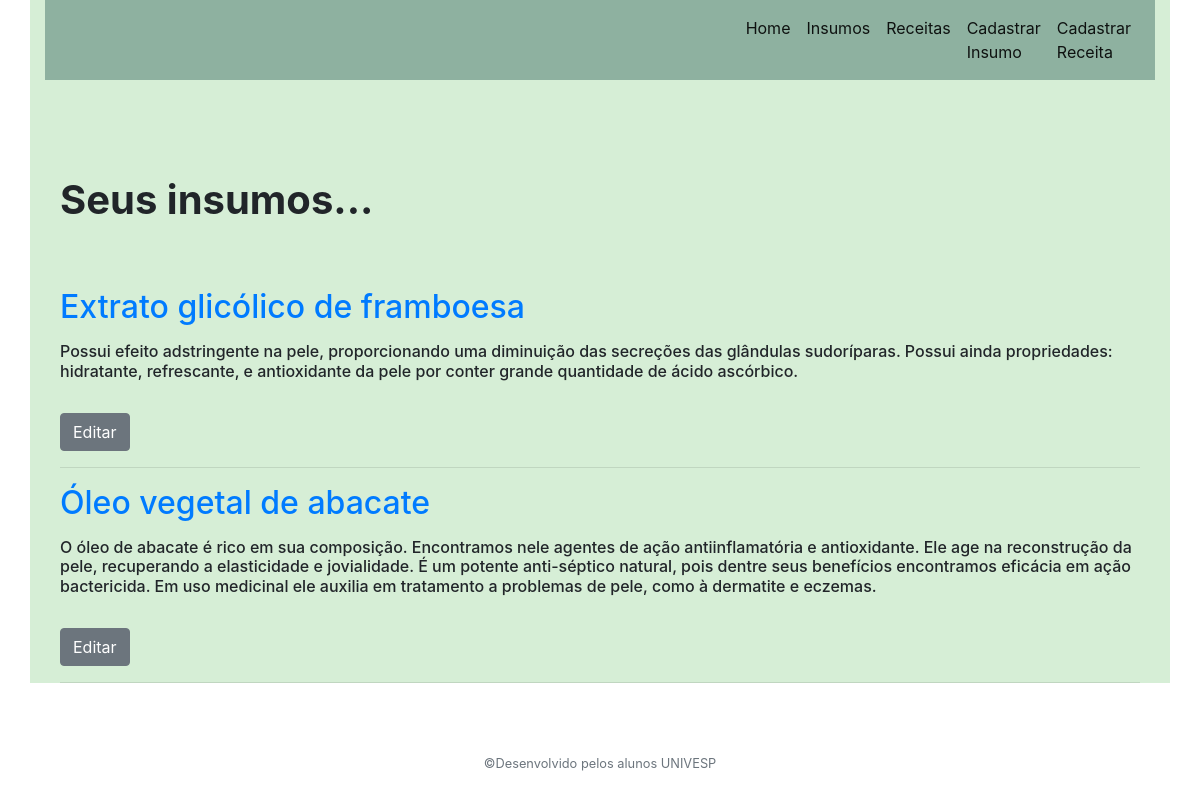
/cadastrados, run on an earlier commit of the app's database.
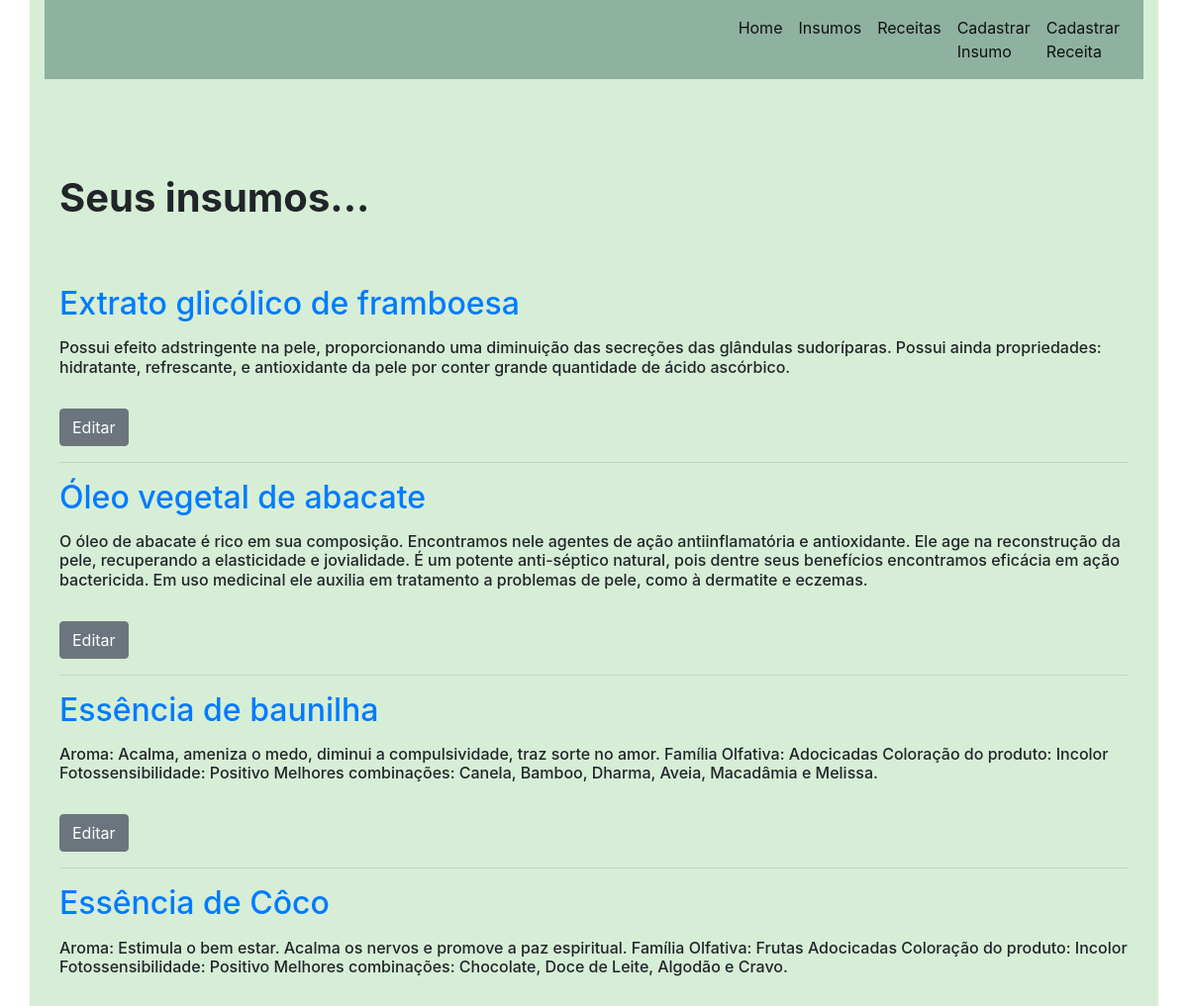
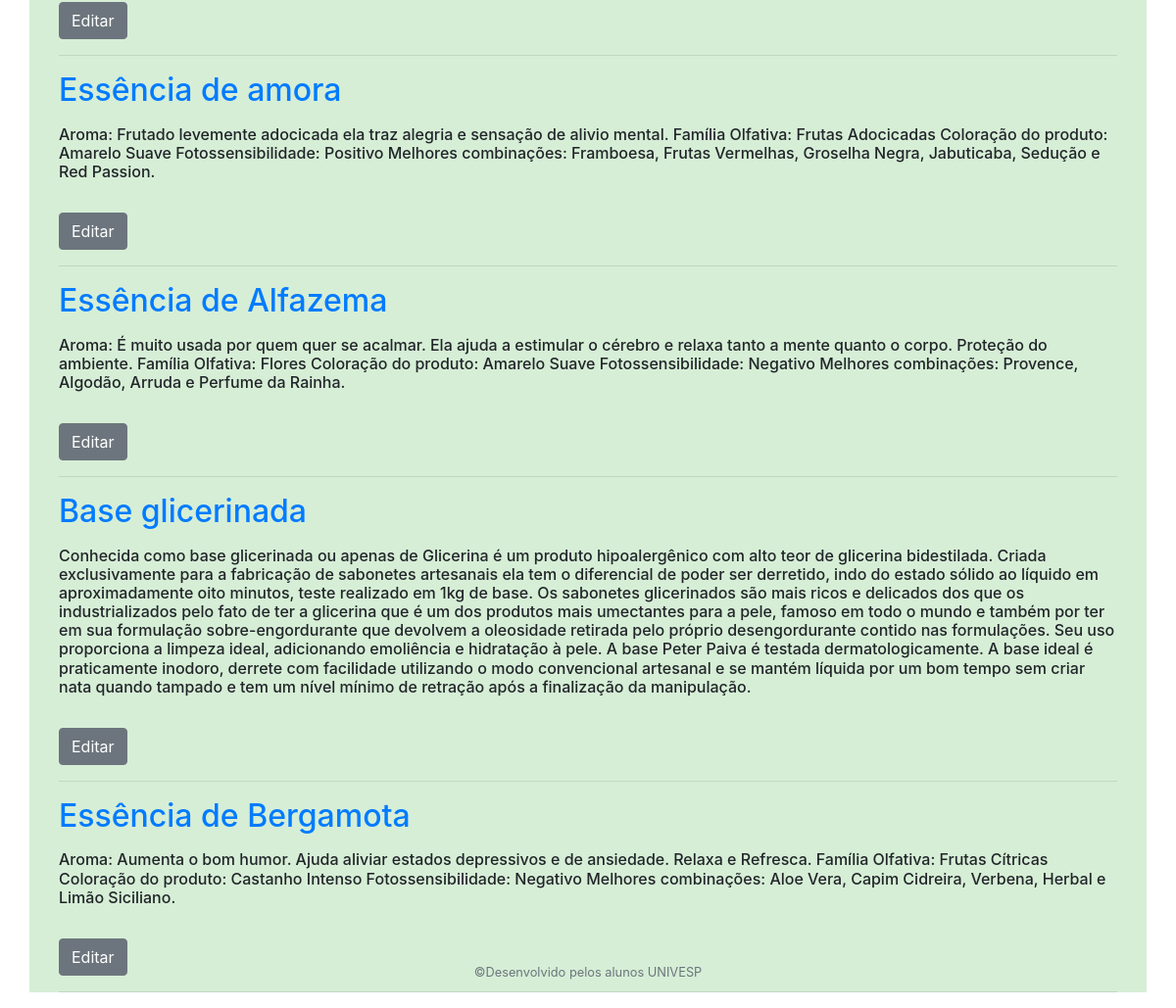
And on a later commit of the database (2 pictures, top to bottom).
### app.py (models this page shows)
class Insumos(db.Model):
    id = db.Column(db.Integer, primary_key=True)
    created = db.Column(db.DateTime, default=datetime.datetime.utcnow)
    nome_insumo = db.Column(db.String(80), nullable=False)
    beneficios = db.Column(db.String(500), nullable=False)

### app.py (the view)
@app.route('/cadastrados')
def cadastrados():
    conn = get_db_connection() #conecta com o BD
    insumos = conn.execute('SELECT * FROM insumos').fetchall()
    conn.close()
    return render_template('index.html', insumos=insumos)

### app.py (called while the page is built)
def get_db_connection():
    conn = sqlite3.connect('database.db')
    conn.row_factory = sqlite3.Row
    return conn

### templates/index.html (shortened to what this page needs)
{% extends 'base.html' %}
{% block content %}
    <h1>{% block title %} <br><br><strong>Seus insumos...</strong> <br><br> {% endblock %}</h1>
    {% for insumo in insumos %}
        <a href="{{ url_for('post', insumo_id=insumo['id']) }}">
            <h2><p> </p>{{ insumo['nome_insumo'] }}</h2>
        </a>
            <h6>{{ insumo['beneficios'] }}</h6>
            <br>
        <a href="{{ url_for('edit', id=insumo['id']) }}">
            <span class="btn btn-secondary">Editar<br></span>
        </a>
        <hr>
    {% endfor %}
{% endblock %}

What changed in the data, as far as the page shows it:
added Insumos: nome_insumo "Essência de baunilha", beneficios "Aroma: Acalma, ameniza o medo, diminui a compulsividade, traz sorte no amor. Família Olfativa: Adocicadas Coloração do produto: Incolor Fotossensibilidade: Positivo Melhores combinações: Canela, Bamboo, Dharma, Aveia, Macadâmia e Melissa."
added Insumos: nome_insumo "Essência de Côco", beneficios "Aroma: Estimula o bem estar. Acalma os nervos e promove a paz espiritual. Família Olfativa: Frutas Adocicadas Coloração do produto: Incolor Fotossensibilidade: Positivo Melhores combinações: Chocolate, Doce de Leite, Algodão e Cravo."
added Insumos: nome_insumo "Essência de amora", beneficios "Aroma: Frutado levemente adocicada ela traz alegria e sensação de alivio mental. Família Olfativa: Frutas Adocicadas Coloração do produto: Amarelo Suave Fotossensibilidade: Positivo Melhores combinações: Framboesa, Frutas Vermelhas, Groselha Negra, Jabuticaba, Sedução e Red Passion."
added Insumos: nome_insumo "Essência de Alfazema", beneficios "Aroma: É muito usada por quem quer se acalmar. Ela ajuda a estimular o cérebro e relaxa tanto a mente quanto o corpo. Proteção do ambiente. Família Olfativa: Flores Coloração do produto: Amarelo Suave Fotossensibilidade: Negativo Melhores combinações: Provence, Algodão, Arruda e Perfume da Rainha."
added Insumos: nome_insumo "Base glicerinada", beneficios "Conhecida como base glicerinada ou apenas de Glicerina é um produto hipoalergênico com alto teor de glicerina bidestilada. Criada exclusivamente para a fabricação de sabonetes artesanais ela tem o diferencial de poder ser derretido, indo do estado sólido ao líquido em aproximadamente oito minutos, teste realizado em 1kg de base. Os sabonetes glicerinados são mais ricos e delicados dos que os industrializados pelo fato de ter a glicerina que é um dos produtos mais umectantes para a pele, famoso em todo o mundo e também por ter em sua formulação sobre-engordurante que devolvem a oleosidade retirada pelo próprio desengordurante contido nas formulações. Seu uso proporciona a limpeza ideal,…"
added Insumos: nome_insumo "Essência de Bergamota", beneficios "Aroma: Aumenta o bom humor. Ajuda aliviar estados depressivos e de ansiedade. Relaxa e Refresca. Família Olfativa: Frutas Cítricas Coloração do produto: Castanho Intenso Fotossensibilidade: Negativo Melhores combinações: Aloe Vera, Capim Cidreira, Verbena, Herbal e Limão Siciliano."
